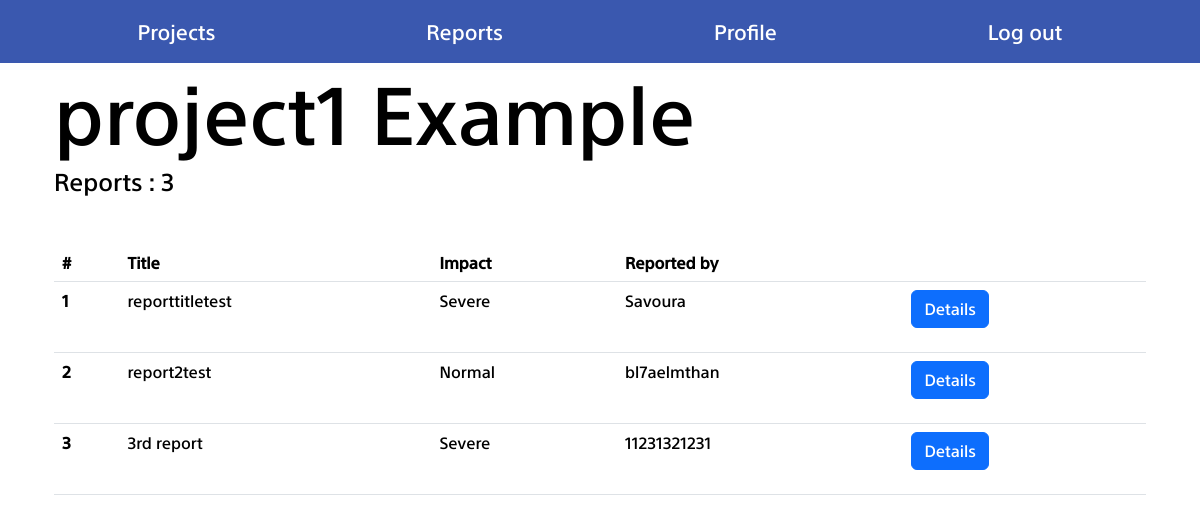
Page /home/90/ on the committed database.
### project/models.py (models this page shows, shortened)
class project(models.Model):
	name = models.CharField(max_length = 40)
	date_added = models.DateField()
	bugs_count = models.IntegerField()

### report/models.py (models this page shows, shortened)
class report(models.Model):
    title = models.CharField(max_length=30)
    options = (
        ("Severe", "severe")
        , ("Normal", "normal")
        , ("Mild", "mild")
    )
    severity = models.CharField(max_length=20, choices=options, default="severe")
    description = models.TextField()
    attachment = models.FileField(upload_to='static/uploads/', blank=True)
    states = (
        ("Open", "open")
        , ("Closed", "closed")
        , ("Reopened", "reopened")
    )
    state = models.CharField(max_length=20, choices=states, default="open")
    date_added = models.DateField()
    reported_by = models.ForeignKey(User, related_name="submitter", on_delete=models.SET_NULL, null=True, blank=True)
    assigned_to = models.ManyToManyField(User, related_name="assign")
    belongs_to = models.ForeignKey(project, on_delete=models.SET_NULL, null=True, blank=True)

### report/views.py (the view, shortened to what this page needs)
# urls.py: path('home/<int:id>/', render_reports , name="project"),
def render_reports(request, id):
    results = report.objects.all().filter(belongs_to__id=id)
    current_project = project.objects.all().filter(id=id)[0]
    current_project.bugs_count = results.count()
    current_project.save()
    context = {"project": current_project, "reports": results}
    return render(request, "project.html", context)

### templates/project.html (shortened to what this page needs)
{% extends "base.html" %}
{% load static %}
{% block css_files %}
<link rel="stylesheet" href="{% static 'bootstrap.min.css' %}">
<link rel="stylesheet" href="{% static 'base.css' %}">
<link rel="stylesheet" href="{% static 'project.css' %}">
{% endblock %}
{% block content %}
<div class="container">
	<div class="row justify-content-between">
		<div class="col-12">
			<h1 class="display-1" id="project_title">{{ project.name }}</h1>
			<h4 >Reports : {{ project.bugs_count }}</h4>
			<table class="table table-hover mt-5">
				<thead>
					<tr>
						<th scope="col">#</th>
						<th scope="col">Title</th>
						<th scope="col">Impact</th>
						<th scope="col">Reported by</th>
						<th scope="col"></th>
					</tr>
				</thead>
				<tbody>
					{% for report in reports %}
					<tr>
						<th  scope="row">{{ forloop.counter }}</th>
						<td>{{report.title}}</td>
						<td>{{report.severity}}</td>
						<td>{{report.reported_by.username}}</td>
						<td><p>
							<a class="btn btn-primary details" id= "{{report.id}}" data-bs-toggle="collapse" href="#multiCollapseExample1" role="button" aria-expanded="false" aria-controls="{{report.id}}">Details</a>
						</p></td>
					</tr>
					{% endfor %}
				</tbody>
			</table>
		</div>
	</div>
</div>
{% endblock %}

### static/base.css (style rules this page uses)
* { margin: 0; padding: 0; font-family: sst !important; color: black; }
a { color: white !important; cursor: pointer; }

### rows in the picture
project: name "project1 Example", bugs_count "3"
report: title "reporttitletest", severity "Severe", reported_by.username "Savoura"
report: title "report2test", severity "Normal", reported_by.username "bl7aelmthan"
report: title "3rd report", severity "Severe", reported_by.username "11231321231"
